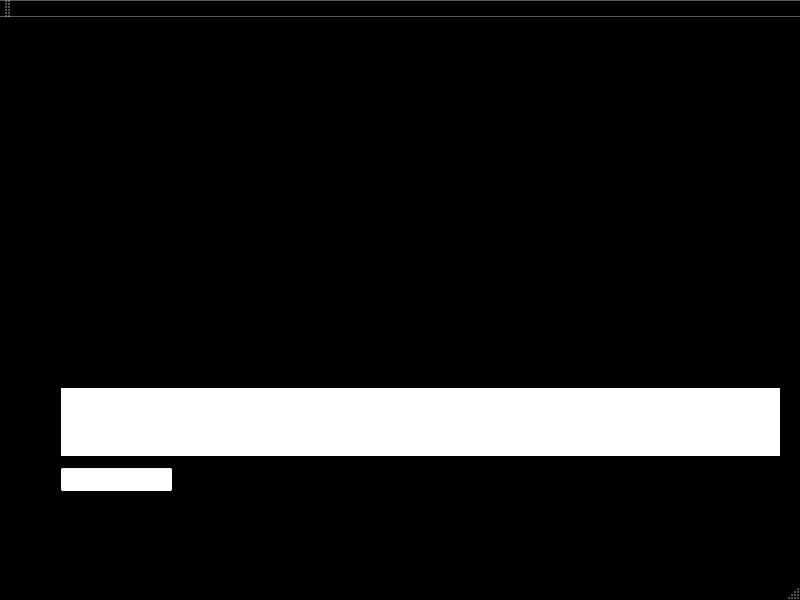
<?xml version="1.0" encoding="UTF-8"?>
<ui version="4.0">
 <class>MainWindow</class>
 <widget class="QMainWindow" name="MainWindow">
  <property name="geometry">
   <rect>
    <x>0</x>
    <y>0</y>
    <width>800</width>
    <height>600</height>
   </rect>
  </property>
  <property name="palette">
   <palette>
    <active>
     <colorrole role="Base">
      <brush brushstyle="SolidPattern">
       <color alpha="255">
        <red>255</red>
        <green>255</green>
        <blue>255</blue>
       </color>
      </brush>
     </colorrole>
     <colorrole role="Window">
      <brush brushstyle="SolidPattern">
       <color alpha="255">
        <red>0</red>
        <green>0</green>
        <blue>0</blue>
       </color>
      </brush>
     </colorrole>
    </active>
    <inactive>
     <colorrole role="Base">
      <brush brushstyle="SolidPattern">
       <color alpha="255">
        <red>255</red>
        <green>255</green>
        <blue>255</blue>
       </color>
      </brush>
     </colorrole>
     <colorrole role="Window">
      <brush brushstyle="SolidPattern">
       <color alpha="255">
        <red>0</red>
        <green>0</green>
        <blue>0</blue>
       </color>
      </brush>
     </colorrole>
    </inactive>
    <disabled>
     <colorrole role="Base">
      <brush brushstyle="SolidPattern">
       <color alpha="255">
        <red>0</red>
        <green>0</green>
        <blue>0</blue>
       </color>
      </brush>
     </colorrole>
     <colorrole role="Window">
      <brush brushstyle="SolidPattern">
       <color alpha="255">
        <red>0</red>
        <green>0</green>
        <blue>0</blue>
       </color>
      </brush>
     </colorrole>
    </disabled>
   </palette>
  </property>
  <property name="windowTitle">
   <string>MainWindow</string>
  </property>
  <property name="autoFillBackground">
   <bool>true</bool>
  </property>
  <widget class="QWidget" name="centralWidget">
   <property name="focusPolicy">
    <enum>Qt::StrongFocus</enum>
   </property>
   <widget class="QLineEdit" name="chatInput">
    <property name="geometry">
     <rect>
      <x>60</x>
      <y>450</y>
      <width>113</width>
      <height>25</height>
     </rect>
    </property>
    <property name="focusPolicy">
     <enum>Qt::ClickFocus</enum>
    </property>
   </widget>
   <widget class="QTextEdit" name="chats">
    <property name="geometry">
     <rect>
      <x>60</x>
      <y>370</y>
      <width>721</width>
      <height>70</height>
     </rect>
    </property>
    <property name="focusPolicy">
     <enum>Qt::NoFocus</enum>
    </property>
    <property name="readOnly">
     <bool>true</bool>
    </property>
    <property name="textInteractionFlags">
     <set>Qt::NoTextInteraction</set>
    </property>
   </widget>
  </widget>
  <widget class="QMenuBar" name="menuBar">
   <property name="geometry">
    <rect>
     <x>0</x>
     <y>0</y>
     <width>800</width>
     <height>22</height>
    </rect>
   </property>
  </widget>
  <widget class="QToolBar" name="mainToolBar">
   <attribute name="toolBarArea">
    <enum>TopToolBarArea</enum>
   </attribute>
   <attribute name="toolBarBreak">
    <bool>false</bool>
   </attribute>
  </widget>
  <widget class="QStatusBar" name="statusBar"/>
 </widget>
 <layoutdefault spacing="6" margin="11"/>
 <resources/>
 <connections/>
</ui>
